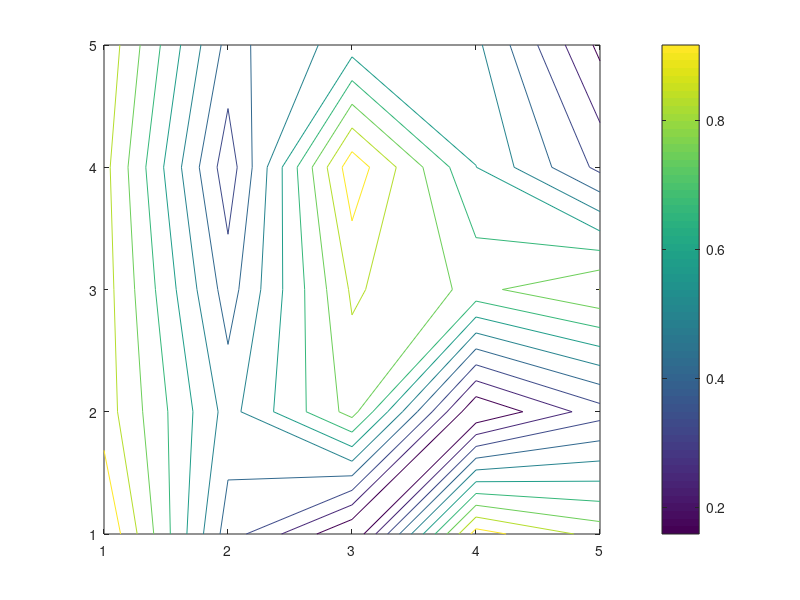

Here is the MATLAB script that generated this plot:
% ccc

figure

rng(0)
h_bar = 10*rand(5,5,5);
h_prime = rand(5,5,5);

U_bar = 10*rand(5,5,5);
To_prime= 2*repmat(rand(5,5),1,1,5);

b = 1.5;

q1 = U_bar.*h_bar;
q2 = U_bar.*h_prime;
q3 = b*To_prime.*h_bar;
q4 = b*To_prime.*h_prime;


r1 = (mean(q3,3)+mean(q4,3))./(mean(q1,3)+mean(q2,3));
r2 = mean(b*To_prime./U_bar,3);
contour(r1./r2)
colorbar
set(gcf,'Position',[ 48   332   560   420])














